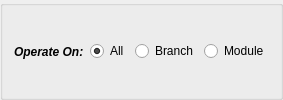
           <widget class="QGroupBox" name="groupBox_5">
            <property name="title">
             <string/>
            </property>
            <layout class="QHBoxLayout" name="horizontalLayout_6">
             <item>
              <widget class="QLabel" name="label_3">
               <property name="font">
                <font>
                 <weight>75</weight>
                 <italic>true</italic>
                 <bold>true</bold>
                </font>
               </property>
               <property name="text">
                <string>Operate On:</string>
               </property>
              </widget>
             </item>
             <item>
              <widget class="QRadioButton" name="constructActionRadio_all">
               <property name="text">
                <string>All</string>
               </property>
               <property name="checked">
                <bool>true</bool>
               </property>
              </widget>
             </item>
             <item>
              <widget class="QRadioButton" name="constructActionRadio_branch">
               <property name="text">
                <string>Branch</string>
               </property>
              </widget>
             </item>
             <item>
              <widget class="QRadioButton" name="constructActionRadio_module">
               <property name="text">
                <string>Module</string>
               </property>
              </widget>
             </item>
            </layout>
            <zorder>constructActionRadio_branch</zorder>
            <zorder>label_3</zorder>
            <zorder>constructActionRadio_all</zorder>
            <zorder>constructActionRadio_module</zorder>
           </widget>
